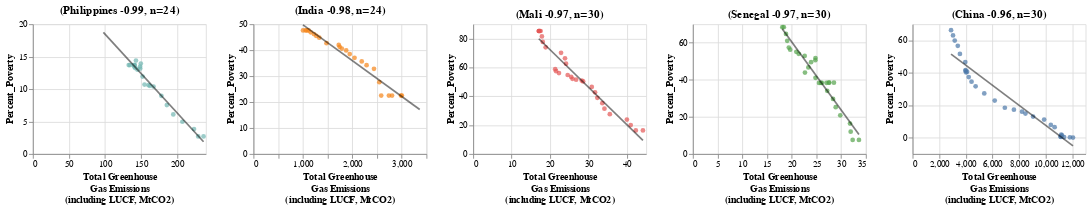

Here is the notebook cell this chart was saved with:
### Markdown cell above
### **Visualize the Negative Correlations for Poverty and Emissions**

### Code cell
# Declare the countries with the top 15 most negative correlations between poverty and emissions
# We chose these countries because of their dramatic difference in poverty values, the Pearson r
# for the top 15 is within 0.05 and they all show very strong trends.
top_15_neg_pov_ghg = [
    "Philippines",
    # "Seychelles",
    # "Guyana",
    "India",
    "Mali",
    "Senegal",
    # "Bangladesh",
    # "Peru",
    # "Algeria",
    # "Niger",
    "China",
    # "Chad",
    # "Uganda",
    # "Maldives",
    # "Tunisia",
]

# Data frame for the visual
corr_df_2 = out_df[out_df["Country"].isin(top_15_neg_pov_ghg)]


# Change names of countries to show the correlation coefficients on the facet titles
developing_labels = {
    c["Country"]: f"({c['Country']} {round(c['Pearson'], 2)}, n={c['n']})"
    for _, c in country_corr_df[
        country_corr_df["Var_Label"].eq("Percent_Poverty + Total_GHG")
        & country_corr_df["Country"].isin(top_15_neg_pov_ghg)
    ]
    .sort_values("Pearson")
    .iterrows()
}
# Redefine the country field for titles
corr_df_2["Country"] = corr_df_2["Country"].apply(lambda x: developing_labels[x])

# Get the order display for facet visual
sort_order = [val for val in developing_labels.values()]


def get_neg_corr_viz(country):
    """
    Function to get the negative correlation visual
    for selected countries having strong negative
    relationship with emissions and percent poverty.

    Parameters:

        country: str, a country in the dataframe

    Returns:
        A single chart showing the correlation of emissions and
        percent poverty variables.
    """

    # Only show y axes for the first visual
    # define the y encoding for the first chart
    if country == "Philippines (r=-0.99, n=24)":
        y_params = alt.Y(
            "Percent_Poverty:Q",
            axis=alt.Axis(title="Percent Poverty (%)"),
            # scale = alt.Scale(domain=[-60, 100])
        )
    # If the visual is not first in the list,
    # do not show the y axis - define encodings
    # for y for all other charts
    else:
        y_params = alt.Y("Percent_Poverty:Q")

    # Scatter plot layer -1 specifications
    base = (
        alt.Chart(corr_df_2)
        .transform_filter(alt.datum.Country == country)
        .mark_circle()
        .encode(
            x=alt.X(
                "Total_GHG:Q",
                axis=alt.Axis(
                    title=[
                        "Total Greenhouse",
                        "Gas Emissions",
                        "(including LUCF, MtCO2)",
                    ]
                ),
            ),
            y=y_params,
        )
    )

    scatter = base.encode(
        tooltip=["Year:N"], color=alt.Color("Country:N", legend=None)
    ).properties(height=150, width=200)

    # Regression plot - layer 2 specs
    reg = base.mark_line(color="black", opacity=0.5).transform_regression(
        "Total_GHG", "Percent_Poverty"
    )

    # Layer regression plot and scatter plot
    out_regress = (scatter + reg).properties(title=country)

    return out_regress


# Make a correlation visual for each country
# add to a list
lines = [get_neg_corr_viz(_) for _ in sort_order]

# Combine all the line charts together into a
# horizontally concatenated chart
out = alt.hconcat(*lines)

out

### Figure 1 — Vega-Lite specification as saved in the notebook (floating-point values rounded to 4 significant figures; data arrays with more than 128 entries replaced by an {"elided": "..."} marker saying what was removed)
{"config": {"view": {"continuousWidth": 400, "continuousHeight": 300}}, "hconcat": [{"layer": [{"mark": "circle", "encoding": {"color": {"field": "Country", "legend": null, "type": "nominal"}, "tooltip": [{"field": "Year", "type": "nominal"}], "x": {"axis": {"title": ["Total Greenhouse", "Gas Emissions", "(including LUCF, MtCO2)"]}, "field": "Total_GHG", "type": "quantitative"}, "y": {"field": "Percent_Poverty", "type": "quantitative"}}, "height": 150, "transform": [{"filter": "(datum.Country === '(Philippines -0.99, n=24)')"}], "width": 200}, {"mark": {"type": "line", "color": "black", "opacity": 0.5}, "encoding": {"x": {"axis": {"title": ["Total Greenhouse", "Gas Emissions", "(including LUCF, MtCO2)"]}, "field": "Total_GHG", "type": "quantitative"}, "y": {"field": "Percent_Poverty", "type": "quantitative"}}, "transform": [{"filter": "(datum.Country === '(Philippines -0.99, n=24)')"}, {"on": "Total_GHG", "regression": "Percent_Poverty"}]}], "title": "(Philippines -0.99, n=24)"}, {"layer": [{"mark": "circle", "encoding": {"color": {"field": "Country", "legend": null, "type": "nominal"}, "tooltip": [{"field": "Year", "type": "nominal"}], "x": {"axis": {"title": ["Total Greenhouse", "Gas Emissions", "(including LUCF, MtCO2)"]}, "field": "Total_GHG", "type": "quantitative"}, "y": {"field": "Percent_Poverty", "type": "quantitative"}}, "height": 150, "transform": [{"filter": "(datum.Country === '(India -0.98, n=24)')"}], "width": 200}, {"mark": {"type": "line", "color": "black", "opacity": 0.5}, "encoding": {"x": {"axis": {"title": ["Total Greenhouse", "Gas Emissions", "(including LUCF, MtCO2)"]}, "field": "Total_GHG", "type": "quantitative"}, "y": {"field": "Percent_Poverty", "type": "quantitative"}}, "transform": [{"filter": "(datum.Country === '(India -0.98, n=24)')"}, {"on": "Total_GHG", "regression": "Percent_Poverty"}]}], "title": "(India -0.98, n=24)"}, {"layer": [{"mark": "circle", "encoding": {"color": {"field": "Country", "legend": null, "type": "nominal"}, "tooltip": [{"field": "Year", "type": "nominal"}], "x": {"axis": {"title": ["Total Greenhouse", "Gas Emissions", "(including LUCF, MtCO2)"]}, "field": "Total_GHG", "type": "quantitative"}, "y": {"field": "Percent_Poverty", "type": "quantitative"}}, "height": 150, "transform": [{"filter": "(datum.Country === '(Mali -0.97, n=30)')"}], "width": 200}, {"mark": {"type": "line", "color": "black", "opacity": 0.5}, "encoding": {"x": {"axis": {"title": ["Total Greenhouse", "Gas Emissions", "(including LUCF, MtCO2)"]}, "field": "Total_GHG", "type": "quantitative"}, "y": {"field": "Percent_Poverty", "type": "quantitative"}}, "transform": [{"filter": "(datum.Country === '(Mali -0.97, n=30)')"}, {"on": "Total_GHG", "regression": "Percent_Poverty"}]}], "title": "(Mali -0.97, n=30)"}, {"layer": [{"mark": "circle", "encoding": {"color": {"field": "Country", "legend": null, "type": "nominal"}, "tooltip": [{"field": "Year", "type": "nominal"}], "x": {"axis": {"title": ["Total Greenhouse", "Gas Emissions", "(including LUCF, MtCO2)"]}, "field": "Total_GHG", "type": "quantitative"}, "y": {"field": "Percent_Poverty", "type": "quantitative"}}, "height": 150, "transform": [{"filter": "(datum.Country === '(Senegal -0.97, n=30)')"}], "width": 200}, {"mark": {"type": "line", "color": "black", "opacity": 0.5}, "encoding": {"x": {"axis": {"title": ["Total Greenhouse", "Gas Emissions", "(including LUCF, MtCO2)"]}, "field": "Total_GHG", "type": "quantitative"}, "y": {"field": "Percent_Poverty", "type": "quantitative"}}, "transform": [{"filter": "(datum.Country === '(Senegal -0.97, n=30)')"}, {"on": "Total_GHG", "regression": "Percent_Poverty"}]}], "title": "(Senegal -0.97, n=30)"}, {"layer": [{"mark": "circle", "encoding": {"color": {"field": "Country", "legend": null, "type": "nominal"}, "tooltip": [{"field": "Year", "type": "nominal"}], "x": {"axis": {"title": ["Total Greenhouse", "Gas Emissions", "(including LUCF, MtCO2)"]}, "field": "Total_GHG", "type": "quantitative"}, "y": {"field": "Percent_Poverty", "type": "quantitative"}}, "height": 150, "transform": [{"filter": "(datum.Country === '(China -0.96, n=30)')"}], "width": 200}, {"mark": {"type": "line", "color": "black", "opacity": 0.5}, "encoding": {"x": {"axis": {"title": ["Total Greenhouse", "Gas Emissions", "(including LUCF, MtCO2)"]}, "field": "Total_GHG", "type": "quantitative"}, "y": {"field": "Percent_Poverty", "type": "quantitative"}}, "transform": [{"filter": "(datum.Country === '(China -0.96, n=30)')"}, {"on": "Total_GHG", "regression": "Percent_Poverty"}]}], "title": "(China -0.96, n=30)"}], "data": {"name": "data-3afca42a572336112b61b20de0f1d278"}, "$schema": "https://vega.github.io/schema/vega-lite/v4.17.0.json", "datasets": {"data-3afca42a572336112b61b20de0f1d278": {"elided": "150 records"}}}
